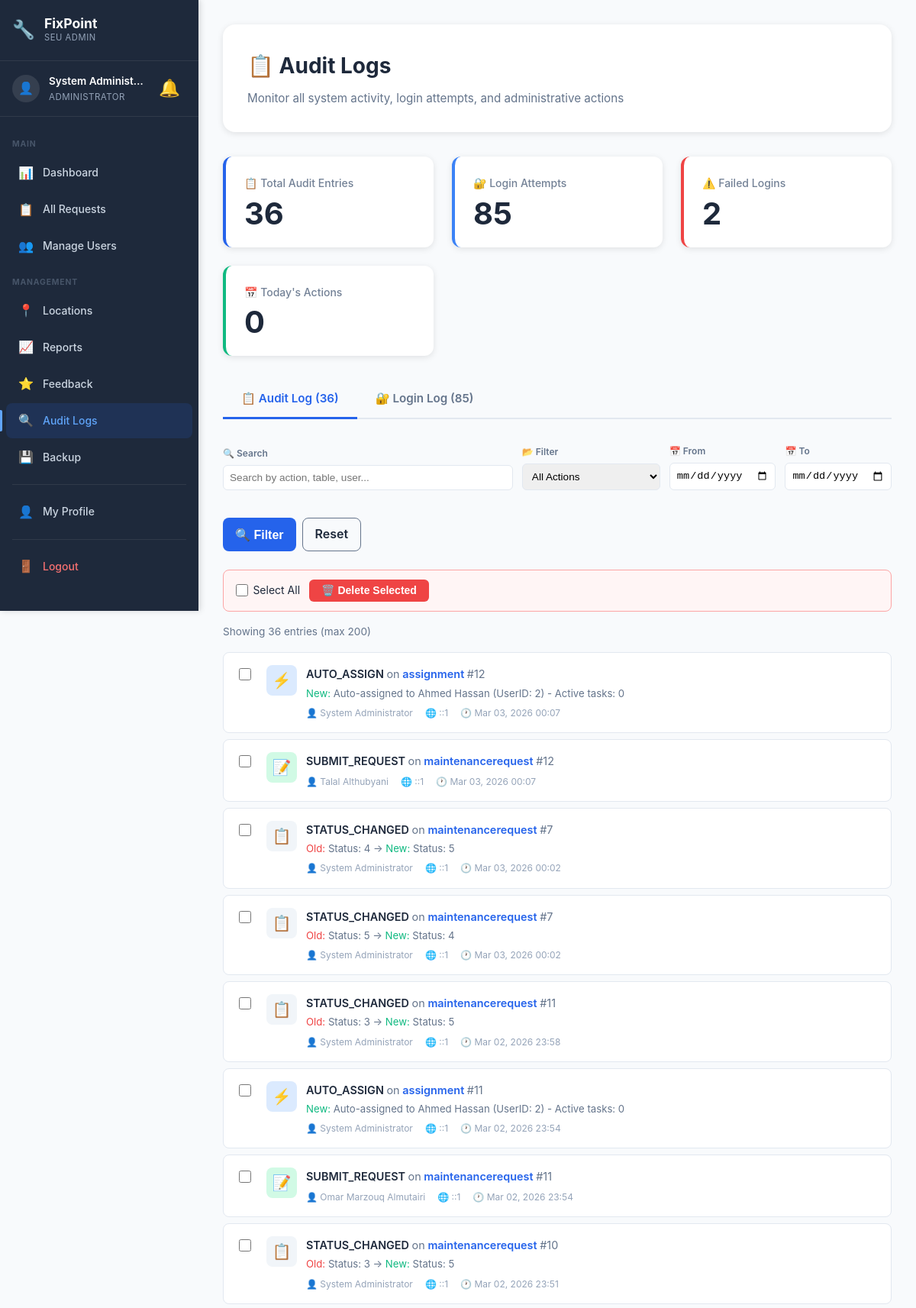
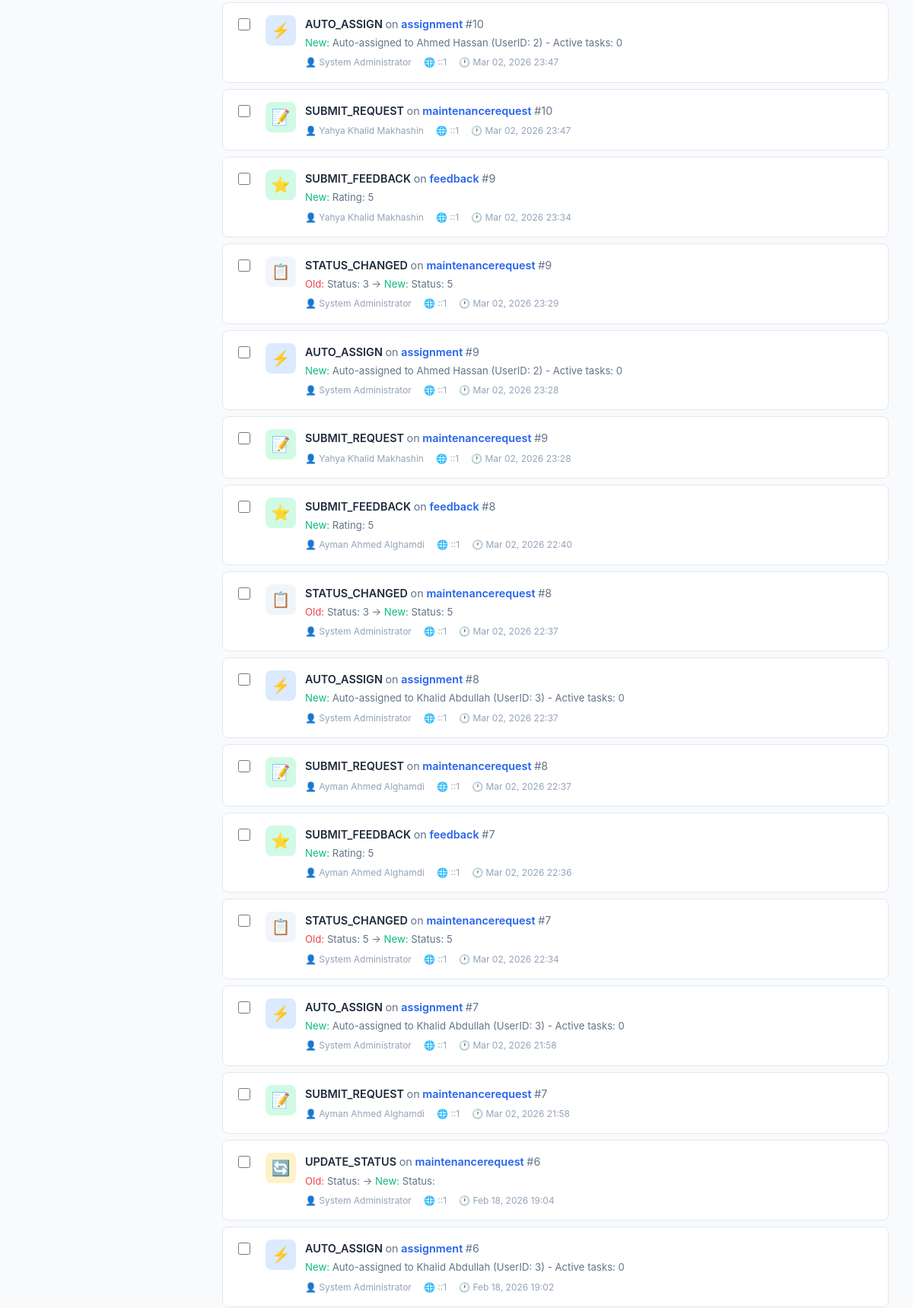
The app's page /admin/audit-logs.php (signed in, upper part) with its own data (2 pictures, top to bottom).
### tables this page shows
CREATE TABLE `auditlog` (
  `AuditID` int(11) NOT NULL,
  `UserID` int(11) DEFAULT NULL,
  `Action` varchar(100) NOT NULL,
  `TableName` varchar(100) DEFAULT NULL,
  `RecordID` int(11) DEFAULT NULL,
  `OldValue` text DEFAULT NULL,
  `NewValue` text DEFAULT NULL,
  `IPAddress` varchar(45) DEFAULT NULL,
  `PerformedAt` timestamp NOT NULL DEFAULT current_timestamp()
);

CREATE TABLE `user` (
  `UserID` int(11) NOT NULL,
  `RoleID` int(11) NOT NULL,
  `Name` varchar(100) NOT NULL,
  `Email` varchar(100) NOT NULL,
  `Password` varchar(255) NOT NULL,
  `Phone` varchar(20) DEFAULT NULL,
  `MaxRequestsPerWeek` int(11) DEFAULT 2,
  `CreatedAt` timestamp NOT NULL DEFAULT current_timestamp(),
  `LastResetAt` datetime DEFAULT NULL
);

### config/helpers.php (called while the page is built, shortened)
<?php
function formatDate($date, $format = 'M d, Y H:i') {
    return date($format, strtotime($date));
}
function e($string) {
    return htmlspecialchars($string, ENT_QUOTES, 'UTF-8');
}
?>

### admin/audit-logs.php (the view, shortened to what this page needs)
<?php
require_once __DIR__ . '/../config/database.php';
require_once __DIR__ . '/../config/helpers.php';
$tab = isset($_GET['tab']) ? $_GET['tab'] : 'audit';
$search = isset($_GET['search']) ? trim($_GET['search']) : '';
$date_from = isset($_GET['from']) ? $_GET['from'] : '';
$date_to = isset($_GET['to']) ? $_GET['to'] : '';
$audit_logs = [];
if ($tab === 'audit') {
    $sql = "SELECT
                al.AuditID,
                al.Action,
                al.TableName,
                al.RecordID,
                al.OldValue,
                al.NewValue,
                al.IPAddress,
                al.PerformedAt,
                u.Name as UserName,
                u.Email as UserEmail
            FROM auditlog al
            LEFT JOIN user u ON al.UserID = u.UserID
            WHERE 1=1";
    $sql .= " ORDER BY al.PerformedAt DESC LIMIT 200";
    $audit_logs = $conn->query($sql)->fetch_all(MYSQLI_ASSOC);
}
$audit_count = $conn->query("SELECT COUNT(*) as c FROM auditlog")->fetch_assoc()['c'];
$login_count = $conn->query("SELECT COUNT(*) as c FROM loginlog")->fetch_assoc()['c'];
$failed_logins = $conn->query("SELECT COUNT(*) as c FROM loginlog WHERE Status = 'Failed'")->fetch_assoc()['c'];
$today_actions = $conn->query("SELECT COUNT(*) as c FROM auditlog WHERE DATE(PerformedAt) = CURDATE()")->fetch_assoc()['c'];
function getActionIcon($action) {
    $icons = [
        'SUBMIT_REQUEST' => '📝',
        'ASSIGN_TECHNICIAN' => '👨‍🔧',
        'AUTO_ASSIGN' => '⚡',
        'UPDATE_STATUS' => '🔄',
        'SUBMIT_FEEDBACK' => '⭐',
        'PASSWORD_RESET' => '🔑',
        'ADD_LOCATION' => '📍',
        'EDIT_LOCATION' => '✏️',
        'DELETE_LOCATION' => '🗑️',
    ];
    return $icons[$action] ?? '📋';
}
function getActionColor($action) {
    if (strpos($action, 'ADD') !== false || strpos($action, 'SUBMIT') !== false) return '#d1fae5';
    if (strpos($action, 'ASSIGN') !== false) return '#dbeafe';
    if (strpos($action, 'UPDATE') !== false || strpos($action, 'EDIT') !== false) return '#fef3c7';
    return '#f1f5f9';
}
$current_page = 'audit-logs';
?>
<!DOCTYPE html>
<html lang="en">
<head>
    <link rel="stylesheet" href="../assets/css/style.css">
    <link rel="stylesheet" href="../assets/css/dashboard.css">
    <link rel="stylesheet" href="../assets/css/sidebar.css">
</head>
<body class="has-sidebar">
    <aside class="sidebar" id="sidebar">
        <div class="sidebar-header">
            <div class="sidebar-logo">
                <span class="sidebar-logo-icon">🔧</span>
                <div>
                    <span class="sidebar-logo-text">FixPoint</span>
                    <span class="sidebar-logo-sub">SEU Admin</span>
                </div>
            </div>
        </div>
        <div class="sidebar-user">
            <div class="sidebar-avatar">👤</div>
            <div class="sidebar-user-info">
                <span class="sidebar-user-name"><?php echo e($_SESSION['name']); ?></span>
                <span class="sidebar-user-role">Administrator</span>
            </div>
            <?php include __DIR__ . '/../includes/notification-bell.php'; ?>
        </div>
        <nav class="sidebar-nav">
            <div class="sidebar-section-label">Main</div>
            <a href="dashboard.php" class="sidebar-link <?php echo $current_page === 'dashboard' ? 'active' : ''; ?>">
                <span class="sidebar-icon">📊</span><span>Dashboard</span>
            </a>
            <a href="all-requests.php" class="sidebar-link <?php echo $current_page === 'all-requests' ? 'active' : ''; ?>">
                <span class="sidebar-icon">📋</span><span>All Requests</span>
            </a>
            <a href="users.php" class="sidebar-link <?php echo $current_page === 'users' ? 'active' : ''; ?>">
                <span class="sidebar-icon">👥</span><span>Manage Users</span>
            </a>
            <div class="sidebar-section-label">Management</div>
            <a href="locations.php" class="sidebar-link <?php echo $current_page === 'locations' ? 'active' : ''; ?>">
                <span class="sidebar-icon">📍</span><span>Locations</span>
            </a>
            <a href="reports.php" class="sidebar-link <?php echo $current_page === 'reports' ? 'active' : ''; ?>">
                <span class="sidebar-icon">📈</span><span>Reports</span>
            </a>
            <a href="all-feedback.php" class="sidebar-link <?php echo $current_page === 'all-feedback' ? 'active' : ''; ?>">
                <span class="sidebar-icon">⭐</span><span>Feedback</span>
            </a>
            <a href="audit-logs.php" class="sidebar-link <?php echo $current_page === 'audit-logs' ? 'active' : ''; ?>">
                <span class="sidebar-icon">🔍</span><span>Audit Logs</span>
            </a>
            <a href="backup.php" class="sidebar-link <?php echo $current_page === 'backup' ? 'active' : ''; ?>">
                <span class="sidebar-icon">💾</span><span>Backup</span>
            </a>
            <div class="sidebar-divider"></div>
<a href="profile.php" class="sidebar-link <?php echo $current_page === 'profile' ? 'active' : ''; ?>">
    <span class="sidebar-icon">👤</span><span>My Profile</span>
</a>
            <div class="sidebar-divider"></div>
            <a href="../auth/logout.php" class="sidebar-link sidebar-logout">
                <span class="sidebar-icon">🚪</span><span>Logout</span>
            </a>
        </nav>
    </aside>
    <div class="main-content">
            <div class="topbar-notif"><?php include __DIR__ . '/../includes/notification-bell.php'; ?></div>
    <div class="dashboard">
        <div class="dashboard-container">
            <div class="dashboard-header">
                <h1 class="welcome-text">📋 Audit Logs</h1>
                <p class="user-info">Monitor all system activity, login attempts, and administrative actions</p>
            </div>
            <div class="stats-grid">
                <div class="stat-card">
                    <div class="stat-label">📋 Total Audit Entries</div>
                    <div class="stat-value"><?php echo $audit_count; ?></div>
                </div>
                <div class="stat-card info">
                    <div class="stat-label">🔐 Login Attempts</div>
                    <div class="stat-value"><?php echo $login_count; ?></div>
                </div>
                <div class="stat-card danger">
                    <div class="stat-label">⚠️ Failed Logins</div>
                    <div class="stat-value"><?php echo $failed_logins; ?></div>
                </div>
                <div class="stat-card success">
                    <div class="stat-label">📅 Today's Actions</div>
                    <div class="stat-value"><?php echo $today_actions; ?></div>
                </div>
            </div>
            <div class="tab-nav">
                <a href="audit-logs.php?tab=audit" class="tab-btn <?php echo $tab === 'audit' ? 'active' : ''; ?>">
                    📋 Audit Log (<?php echo $audit_count; ?>)
                </a>
                <a href="audit-logs.php?tab=login" class="tab-btn <?php echo $tab === 'login' ? 'active' : ''; ?>">
                    🔐 Login Log (<?php echo $login_count; ?>)
                </a>
            </div>
            <form method="GET" action="">
                <div class="filter-section">
                    <div class="filter-group" style="flex: 2; min-width: 200px;">
                        <label>🔍 Search</label>
                        <input type="text" name="search" value="<?php echo e($search); ?>"
                               placeholder="<?php echo $tab === 'audit' ? 'Search by action, table, user...' : 'Search by email, IP, name...'; ?>">
                    </div>
                    <div class="filter-group" style="min-width: 150px;">
                        <label>📂 Filter</label>
                        <select name="action">
                            <?php if ($tab === 'audit'): ?>
                                <option value="all">All Actions</option>
                            <?php endif; ?>
                        </select>
                    </div>
                    <div class="filter-group">
                        <label>📅 From</label>
                        <input type="date" name="from" value="<?php echo e($date_from); ?>">
                    </div>
                    <div class="filter-group">
                        <label>📅 To</label>
                        <input type="date" name="to" value="<?php echo e($date_to); ?>">
                    </div>
                    <div class="filter-group" style="justify-content: flex-end;">
                        <label>&nbsp;</label>
                        <div style="display: flex; gap: 0.5rem;">
                            <button type="submit" class="btn btn-primary" style="padding: 0.5rem 1rem;">🔍 Filter</button>
                            <a href="audit-logs.php?tab=<?php echo e($tab); ?>" class="btn btn-outline" style="padding: 0.5rem 1rem;">Reset</a>
                        </div>
                    </div>
                </div>
            </form>
            <?php if ($tab === 'audit'): ?>
                <?php if (count($audit_logs) > 0): ?>
                    <form method="POST">
                        <div class="delete-bar">
                            <label style="font-size:0.875rem;color:#1e293b;display:flex;align-items:center;gap:0.4rem;cursor:pointer;">
                                <input type="checkbox" id="selectAll" style="width:16px;height:16px;"> Select All
                            </label>
                            <button type="submit" name="delete_selected" class="btn-danger" onclick="return confirm('Delete selected?')">🗑️ Delete Selected</button>
                        </div>
                        <div style="color:#64748b;font-size:0.85rem;margin-bottom:1rem;">
                            Showing <?php echo count($audit_logs); ?> entries (max 200)
                        </div>
                    <?php foreach ($audit_logs as $log): ?>
                        <div class="log-card" style="display:flex;align-items:flex-start;gap:0.75rem;">
                            <input type="checkbox" name="selected_ids[]" value="<?php echo $log['AuditID']; ?>" class="log-checkbox item-cb" style="margin-top:0.25rem;">
                            <div class="log-icon" style="background: <?php echo getActionColor($log['Action']); ?>;">
                                <?php echo getActionIcon($log['Action']); ?>
                            </div>
                            <div class="log-content">
                                <div class="log-action">
                                    <?php echo e($log['Action']); ?>
                                    <?php if ($log['TableName']): ?>
                                        <span style="color: #64748b; font-weight: 400;">on</span>
                                        <span style="color: #2563eb;"><?php echo e($log['TableName']); ?></span>
                                    <?php endif; ?>
                                    <?php if ($log['RecordID']): ?>
                                        <span style="color: #64748b; font-weight: 400;">#<?php echo $log['RecordID']; ?></span>
                                    <?php endif; ?>
                                </div>
                                <div class="log-details">
                                    <?php if ($log['OldValue']): ?>
                                        <span style="color: #ef4444;">Old:</span> <?php echo e($log['OldValue']); ?> →
                                    <?php endif; ?>
                                    <?php if ($log['NewValue']): ?>
                                        <span style="color: #10b981;">New:</span> <?php echo e($log['NewValue']); ?>
                                    <?php endif; ?>
                                </div>
                                <div class="log-meta">
                                    <span>👤 <?php echo $log['UserName'] ? e($log['UserName']) : 'System'; ?></span>
                                    <span>🌐 <?php echo e($log['IPAddress']); ?></span>
                                    <span>🕐 <?php echo formatDate($log['PerformedAt']); ?></span>
                                </div>
                            </div>
                        </div>
                    <?php endforeach; ?>
                    </form>
                <?php endif; ?>
            <?php endif; ?>
        </div>
    </div>
    </div>
</body>
</html>

### records on screen
auditlog: Action "⚡", Action "AUTO_ASSIGN", TableName "assignment", RecordID "12", NewValue "Auto-assigned to Ahmed Hassan (UserID: 2) - Active tasks: 0", UserID.Name "System Administrator", IPAddress "::1", PerformedAt "Mar 03, 2026 00:07"
auditlog: Action "📝", Action "SUBMIT_REQUEST", TableName "maintenancerequest", RecordID "12", UserID.Name "Talal Althubyani", IPAddress "::1", PerformedAt "Mar 03, 2026 00:07"
auditlog: Action "📋", Action "STATUS_CHANGED", TableName "maintenancerequest", RecordID "7", OldValue "Status: 4", NewValue "Status: 5", UserID.Name "System Administrator", IPAddress "::1", PerformedAt "Mar 03, 2026 00:02"
auditlog: Action "📋", Action "STATUS_CHANGED", TableName "maintenancerequest", RecordID "7", OldValue "Status: 5", NewValue "Status: 4", UserID.Name "System Administrator", IPAddress "::1", PerformedAt "Mar 03, 2026 00:02"
auditlog: Action "📋", Action "STATUS_CHANGED", TableName "maintenancerequest", RecordID "11", OldValue "Status: 3", NewValue "Status: 5", UserID.Name "System Administrator", IPAddress "::1", PerformedAt "Mar 02, 2026 23:58"
auditlog: Action "⚡", Action "AUTO_ASSIGN", TableName "assignment", RecordID "11", NewValue "Auto-assigned to Ahmed Hassan (UserID: 2) - Active tasks: 0", UserID.Name "System Administrator", IPAddress "::1", PerformedAt "Mar 02, 2026 23:54"
auditlog: Action "📝", Action "SUBMIT_REQUEST", TableName "maintenancerequest", RecordID "11", UserID.Name "Omar Marzouq Almutairi", IPAddress "::1", PerformedAt "Mar 02, 2026 23:54"
auditlog: Action "📋", Action "STATUS_CHANGED", TableName "maintenancerequest", RecordID "10", OldValue "Status: 3", NewValue "Status: 5", UserID.Name "System Administrator", IPAddress "::1", PerformedAt "Mar 02, 2026 23:51"
auditlog: Action "⚡", Action "AUTO_ASSIGN", TableName "assignment", RecordID "10", NewValue "Auto-assigned to Ahmed Hassan (UserID: 2) - Active tasks: 0", UserID.Name "System Administrator", IPAddress "::1", PerformedAt "Mar 02, 2026 23:47"
auditlog: Action "📝", Action "SUBMIT_REQUEST", TableName "maintenancerequest", RecordID "10", UserID.Name "Yahya Khalid Makhashin", IPAddress "::1", PerformedAt "Mar 02, 2026 23:47"
auditlog: Action "⭐", Action "SUBMIT_FEEDBACK", TableName "feedback", RecordID "9", NewValue "Rating: 5", UserID.Name "Yahya Khalid Makhashin", IPAddress "::1", PerformedAt "Mar 02, 2026 23:34"
auditlog: Action "📋", Action "STATUS_CHANGED", TableName "maintenancerequest", RecordID "9", OldValue "Status: 3", NewValue "Status: 5", UserID.Name "System Administrator", IPAddress "::1", PerformedAt "Mar 02, 2026 23:29"
auditlog: Action "⚡", Action "AUTO_ASSIGN", TableName "assignment", RecordID "9", NewValue "Auto-assigned to Ahmed Hassan (UserID: 2) - Active tasks: 0", UserID.Name "System Administrator", IPAddress "::1", PerformedAt "Mar 02, 2026 23:28"
auditlog: Action "📝", Action "SUBMIT_REQUEST", TableName "maintenancerequest", RecordID "9", UserID.Name "Yahya Khalid Makhashin", IPAddress "::1", PerformedAt "Mar 02, 2026 23:28"
auditlog: Action "⭐", Action "SUBMIT_FEEDBACK", TableName "feedback", RecordID "8", NewValue "Rating: 5", UserID.Name "Ayman Ahmed Alghamdi", IPAddress "::1", PerformedAt "Mar 02, 2026 22:40"
auditlog: Action "📋", Action "STATUS_CHANGED", TableName "maintenancerequest", RecordID "8", OldValue "Status: 3", NewValue "Status: 5", UserID.Name "System Administrator", IPAddress "::1", PerformedAt "Mar 02, 2026 22:37"
auditlog: Action "⚡", Action "AUTO_ASSIGN", TableName "assignment", RecordID "8", NewValue "Auto-assigned to Khalid Abdullah (UserID: 3) - Active tasks: 0", UserID.Name "System Administrator", IPAddress "::1", PerformedAt "Mar 02, 2026 22:37"
auditlog: Action "📝", Action "SUBMIT_REQUEST", TableName "maintenancerequest", RecordID "8", UserID.Name "Ayman Ahmed Alghamdi", IPAddress "::1", PerformedAt "Mar 02, 2026 22:37"
auditlog: Action "⭐", Action "SUBMIT_FEEDBACK", TableName "feedback", RecordID "7", NewValue "Rating: 5", UserID.Name "Ayman Ahmed Alghamdi", IPAddress "::1", PerformedAt "Mar 02, 2026 22:36"
auditlog: Action "📋", Action "STATUS_CHANGED", TableName "maintenancerequest", RecordID "7", OldValue "Status: 5", NewValue "Status: 5", UserID.Name "System Administrator", IPAddress "::1", PerformedAt "Mar 02, 2026 22:34"
auditlog: Action "⚡", Action "AUTO_ASSIGN", TableName "assignment", RecordID "7", NewValue "Auto-assigned to Khalid Abdullah (UserID: 3) - Active tasks: 0", UserID.Name "System Administrator", IPAddress "::1", PerformedAt "Mar 02, 2026 21:58"
auditlog: Action "📝", Action "SUBMIT_REQUEST", TableName "maintenancerequest", RecordID "7", UserID.Name "Ayman Ahmed Alghamdi", IPAddress "::1", PerformedAt "Mar 02, 2026 21:58"
auditlog: Action "🔄", Action "UPDATE_STATUS", TableName "maintenancerequest", RecordID "6", OldValue "Status:", NewValue "Status:", UserID.Name "System Administrator", IPAddress "::1", PerformedAt "Feb 18, 2026 19:04"
auditlog: Action "⚡", Action "AUTO_ASSIGN", TableName "assignment", RecordID "6", NewValue "Auto-assigned to Khalid Abdullah (UserID: 3) - Active tasks: 0", UserID.Name "System Administrator", IPAddress "::1", PerformedAt "Feb 18, 2026 19:02"

### other values on screen
$_SESSION['name'] "System Administ…"
$audit_count "36"
$login_count "85"
$failed_logins "2"
$today_actions "0"
count($audit_logs) "36"
